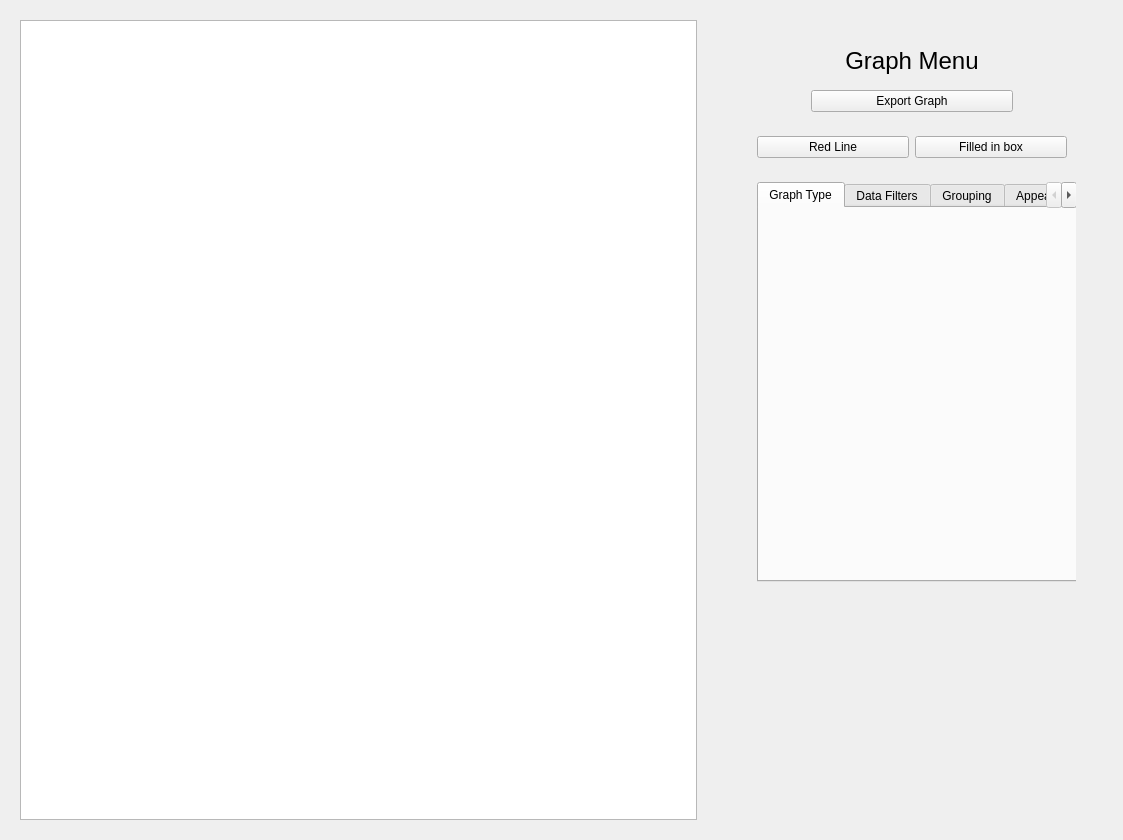
<?xml version="1.0" encoding="UTF-8"?>
<ui version="4.0">
 <class>visualizationTab</class>
 <widget class="QWidget" name="visualizationTab">
  <property name="geometry">
   <rect>
    <x>0</x>
    <y>0</y>
    <width>1123</width>
    <height>836</height>
   </rect>
  </property>
  <property name="windowTitle">
   <string>Visualization</string>
  </property>
  <layout class="QHBoxLayout" name="horizontalLayout">
   <item>
    <widget class="QWidget" name="mainBody" native="true">
     <layout class="QHBoxLayout" name="horizontalLayout_3">
      <item>
       <widget class="PlotWidget" name="chartPlotWidget"/>
      </item>
     </layout>
    </widget>
   </item>
   <item>
    <widget class="QWidget" name="rightBar" native="true">
     <property name="maximumSize">
      <size>
       <width>400</width>
       <height>16777215</height>
      </size>
     </property>
     <layout class="QVBoxLayout" name="verticalLayout">
      <item>
       <widget class="QWidget" name="GraphMenuContainerWidget" native="true">
        <property name="sizePolicy">
         <sizepolicy hsizetype="Preferred" vsizetype="Expanding">
          <horstretch>0</horstretch>
          <verstretch>0</verstretch>
         </sizepolicy>
        </property>
        <property name="minimumSize">
         <size>
          <width>0</width>
          <height>800</height>
         </size>
        </property>
        <layout class="QVBoxLayout" name="verticalLayout_3">
         <item>
          <widget class="QWidget" name="widget_9" native="true">
           <property name="minimumSize">
            <size>
             <width>0</width>
             <height>0</height>
            </size>
           </property>
           <layout class="QVBoxLayout" name="verticalLayout_5">
            <item>
             <widget class="QWidget" name="widget" native="true">
              <layout class="QVBoxLayout" name="verticalLayout_6">
               <item alignment="Qt::AlignmentFlag::AlignTop">
                <widget class="QLabel" name="label_6">
                 <property name="sizePolicy">
                  <sizepolicy hsizetype="Ignored" vsizetype="Preferred">
                   <horstretch>0</horstretch>
                   <verstretch>0</verstretch>
                  </sizepolicy>
                 </property>
                 <property name="text">
                  <string>&lt;html&gt;&lt;head/&gt;&lt;body&gt;&lt;p&gt;&lt;span style=&quot; font-size:18pt;&quot;&gt;Graph Menu&lt;/span&gt;&lt;/p&gt;&lt;/body&gt;&lt;/html&gt;</string>
                 </property>
                 <property name="alignment">
                  <set>Qt::AlignmentFlag::AlignCenter</set>
                 </property>
                </widget>
               </item>
               <item alignment="Qt::AlignmentFlag::AlignHCenter">
                <widget class="QWidget" name="widget_2" native="true">
                 <property name="minimumSize">
                  <size>
                   <width>220</width>
                   <height>0</height>
                  </size>
                 </property>
                 <property name="maximumSize">
                  <size>
                   <width>99999</width>
                   <height>9999</height>
                  </size>
                 </property>
                 <layout class="QVBoxLayout" name="verticalLayout_7">
                  <item>
                   <widget class="QPushButton" name="exportGraphPushButton">
                    <property name="maximumSize">
                     <size>
                      <width>261</width>
                      <height>31</height>
                     </size>
                    </property>
                    <property name="text">
                     <string>Export Graph</string>
                    </property>
                   </widget>
                  </item>
                 </layout>
                </widget>
               </item>
               <item>
                <widget class="QWidget" name="widget_3" native="true">
                 <layout class="QHBoxLayout" name="horizontalLayout_2">
                  <item>
                   <widget class="QPushButton" name="Smthwithredline">
                    <property name="minimumSize">
                     <size>
                      <width>125</width>
                      <height>0</height>
                     </size>
                    </property>
                    <property name="maximumSize">
                     <size>
                      <width>111111</width>
                      <height>16777215</height>
                     </size>
                    </property>
                    <property name="text">
                     <string>Red Line</string>
                    </property>
                   </widget>
                  </item>
                  <item>
                   <widget class="QPushButton" name="pushButton_2">
                    <property name="minimumSize">
                     <size>
                      <width>125</width>
                      <height>0</height>
                     </size>
                    </property>
                    <property name="text">
                     <string>Filled in box</string>
                    </property>
                   </widget>
                  </item>
                 </layout>
                </widget>
               </item>
               <item>
                <widget class="QWidget" name="widget_4" native="true">
                 <layout class="QHBoxLayout" name="horizontalLayout_6">
                  <item>
                   <widget class="QTabWidget" name="tabWidget">
                    <property name="minimumSize">
                     <size>
                      <width>320</width>
                      <height>400</height>
                     </size>
                    </property>
                    <property name="currentIndex">
                     <number>0</number>
                    </property>
                    <widget class="QWidget" name="graphTypeTab">
                     <attribute name="title">
                      <string>Graph Type</string>
                     </attribute>
                    </widget>
                    <widget class="QWidget" name="dataFiltersTab">
                     <attribute name="title">
                      <string>Data Filters</string>
                     </attribute>
                    </widget>
                    <widget class="QWidget" name="groupingTab">
                     <attribute name="title">
                      <string>Grouping</string>
                     </attribute>
                    </widget>
                    <widget class="QWidget" name="appearanceTab">
                     <attribute name="title">
                      <string>Appearance</string>
                     </attribute>
                    </widget>
                    <widget class="QWidget" name="exportTab">
                     <attribute name="title">
                      <string>Export</string>
                     </attribute>
                    </widget>
                   </widget>
                  </item>
                 </layout>
                </widget>
               </item>
               <item>
                <spacer name="verticalSpacer">
                 <property name="orientation">
                  <enum>Qt::Orientation::Vertical</enum>
                 </property>
                 <property name="sizeType">
                  <enum>QSizePolicy::Policy::Expanding</enum>
                 </property>
                 <property name="sizeHint" stdset="0">
                  <size>
                   <width>20</width>
                   <height>40</height>
                  </size>
                 </property>
                </spacer>
               </item>
              </layout>
             </widget>
            </item>
           </layout>
          </widget>
         </item>
        </layout>
       </widget>
      </item>
     </layout>
    </widget>
   </item>
  </layout>
 </widget>
 <customwidgets>
  <customwidget>
   <class>PlotWidget</class>
   <extends>QGraphicsView</extends>
   <header>pyqtgraph</header>
  </customwidget>
 </customwidgets>
 <resources/>
 <connections/>
</ui>
